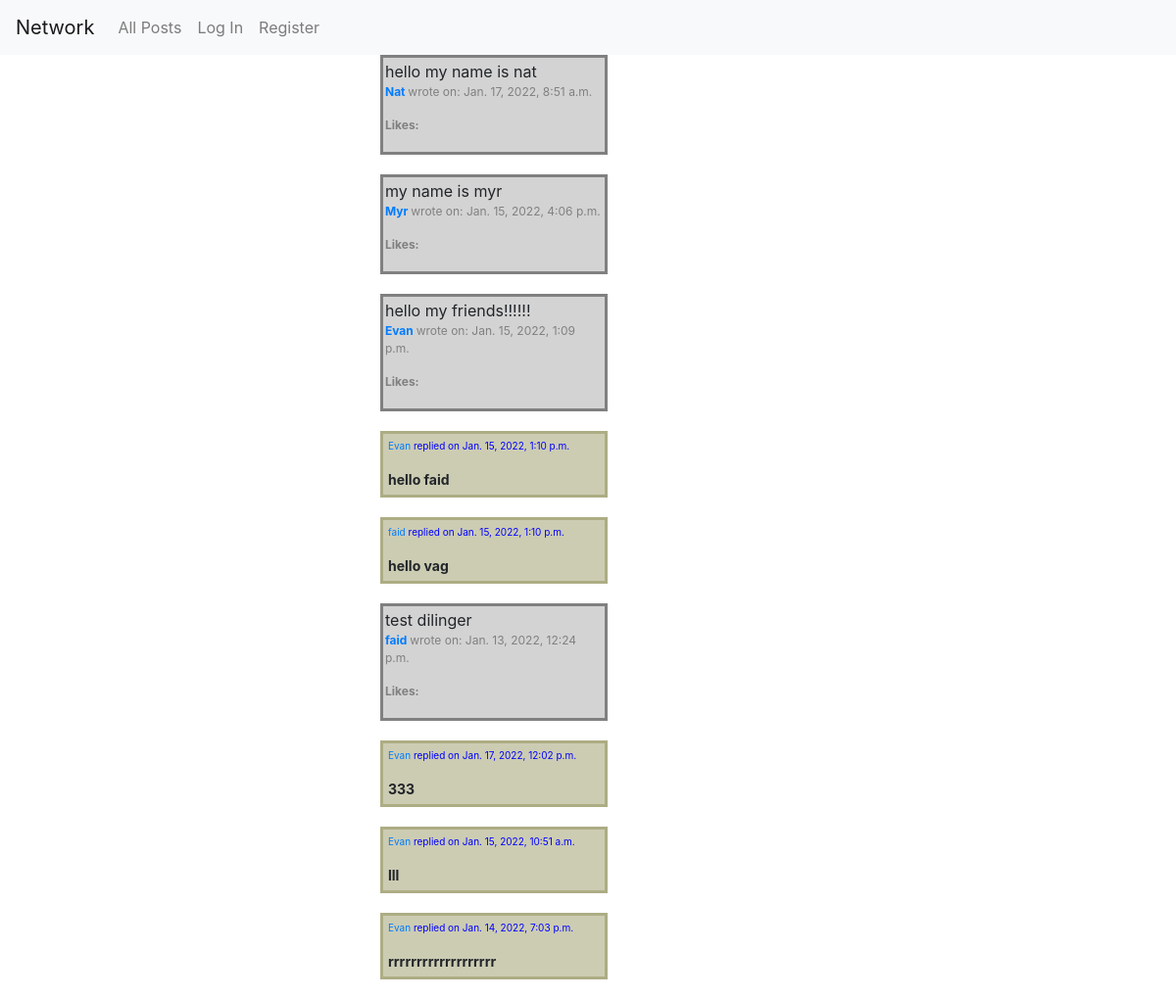
The app's page /, older data.
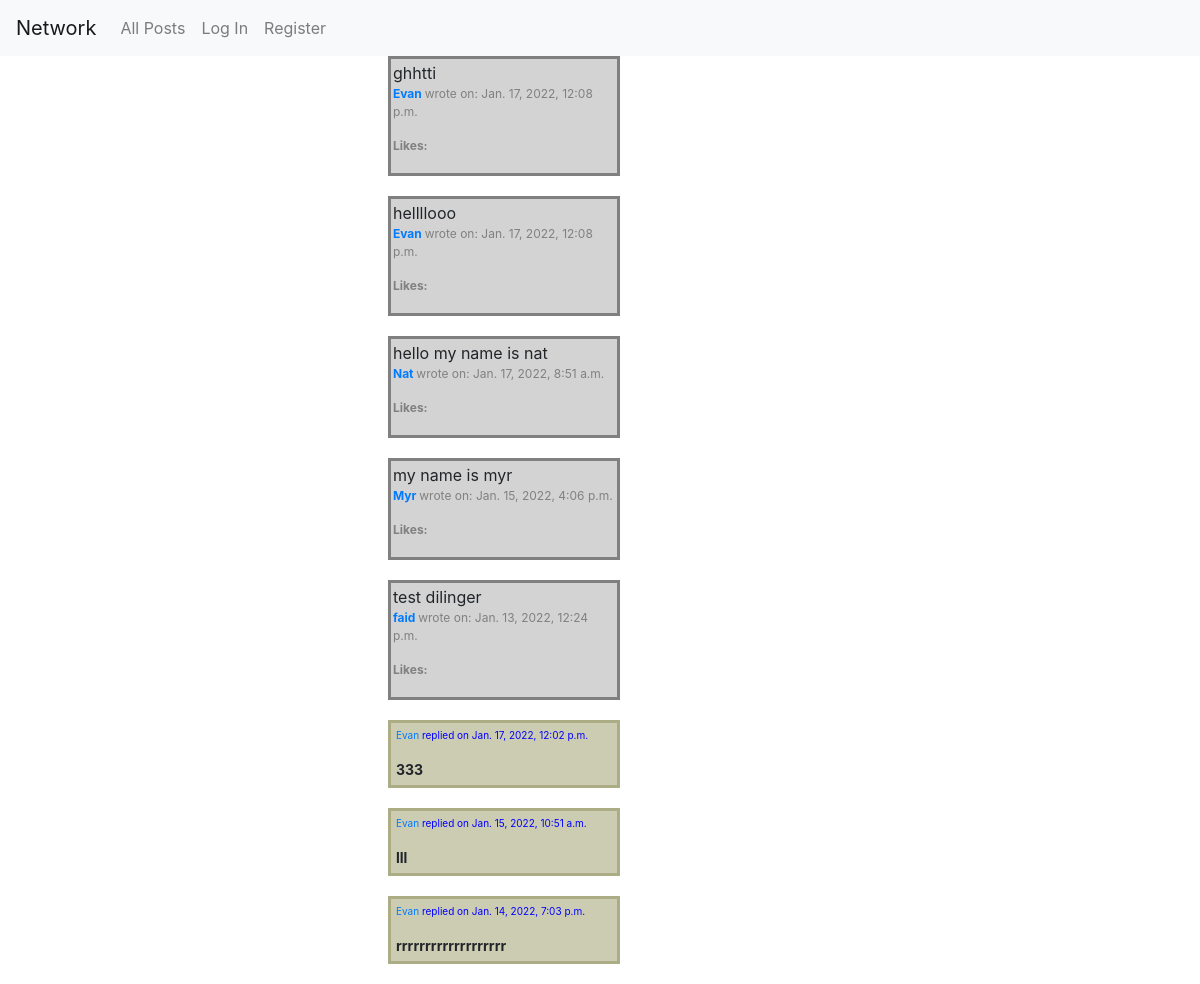
The same page, newer data.
### network/models.py (models this page shows, shortened)
class Mypost(models.Model):
    description=models.CharField(max_length=300)
    created_date=models.DateTimeField(default=now, editable=False)
    owner=models.ForeignKey(User, on_delete=models.CASCADE, null="TRUE", blank="TRUE")
    likes = models.ManyToManyField(User, blank="TRUE", related_name="likers")
    objects = MypostManager()

class User(AbstractUser):
    email=models.EmailField(max_length=254)
    date_joined = models.DateTimeField(default=timezone.now)
    following = models.ManyToManyField("User", blank="TRUE", related_name="followers")
    def __str__(self):
        return f"{self.username}"

class Reply(models.Model):
    reply_txt=models.CharField(max_length=150, blank="True")
    mypost_reply=models.ForeignKey(Mypost, on_delete=models.CASCADE, null="TRUE", blank="TRUE")
    created_date=models.DateTimeField(default=now, editable=False)
    lists = models.ManyToManyField(Mypost, blank="TRUE", related_name="replies")  # post_reply
    owner = models.ForeignKey(User, on_delete=models.CASCADE, null="TRUE", blank="TRUE")
    objects = ReplyManager()
    class Meta:
        ordering = ['-created_date']
    def __str__(self):
        return f"{self.reply_txt}"

### network/views.py (the view, shortened to what this page needs)
# urls.py: path("", views.index, name="index"),
def index(request):
    all_posts=Mypost.objects.order_by('-created_date')
    created_date = timezone.now()
    owner = request.user
    replies = Reply.objects.order_by('-created_date')
    if request.method == "POST" and "load_post" in request.POST:
        post_to_load_id = request.POST.get("post_to_load_id")
        post_to_load = Mypost.objects.get(pk=post_to_load_id)
        return render(request, "network/post.html", {"post_to_load": post_to_load, "like_list":like_list})
    else:
        return render(request, "network/index.html",
                      {"all_posts": all_posts, "replies": replies})

### network/templates/network/index.html (shortened to what this page needs)
{% extends "network/layout.html" %}
{% load static %}
{% block body %}
{% for post in all_posts %}
<ul>
<div class="post">{{post.description}}
    <p style= "color:grey; font-size:12px;"> <strong><a href="{% url 'profile' post.owner_id %}" > {{post.owner}} </strong></a> wrote on: {{post.created_date}} </p>
    <p style= "color:grey; font-size:12px;"> <strong>Likes:{{post.no_of_likes}}</strong>
</div>
</ul>
{% for rep in post.replies.all %}
 <ul>
        <div class="replies" ><p style= "color:blue; font-size:10px;"><a href="{% url "profile" rep.owner_id %}">{{rep.owner}}</a>
            replied on {{rep.created_date}}</p> <strong>{{rep}} </strong> </div>
</ul>
{% endfor %}
    </div>
{% endfor %}
{% endblock %}

### network/templates/network/layout.html (shortened to what this page needs)
{% load static %}
<!DOCTYPE html>
<html lang="en">
    <head>
        <link rel="stylesheet" href="https://stackpath.bootstrapcdn.com/bootstrap/4.4.1/css/bootstrap.min.css">
        <link href="{% static 'network/styles.css' %}" rel="stylesheet">
    </head>
    <body>
        <nav class="navbar navbar-expand-lg navbar-light bg-light">
            <a class="navbar-brand" href="#">Network</a>
            <div>
              <ul class="navbar-nav mr-auto">
                <li class="nav-item">
                  <a class="nav-link" href="{% url 'index' %}">All Posts</a>
                </li>
                {% if user.is_authenticated %}
                    <li class="nav-item">
                        <a class="nav-link" href="#">Following</a>
                    </li>
                    <li class="nav-item">
                        <a class="nav-link" href="{% url 'logout' %}">Log Out</a>
                    </li>
                  <li class="nav-item">
                        <a class="nav-link" href="{% url 'create_post' %}">Create Post</a>
                    </li>
                {% else %}
                    <li class="nav-item">
                        <a class="nav-link" href="{% url 'login' %}">Log In</a>
                    </li>
                    <li class="nav-item">
                        <a class="nav-link" href="{% url 'register' %}">Register</a>
                    </li>
                {% endif %}
              </ul>
            </div>
          </nav>
        <div class="body">
            {% block body %}
            {% endblock %}
    </body>
</html>

### network/static/network/styles.css (style rules this page uses)
.post { border: 3px solid grey; background-color: lightgrey; font-size: 16px; min-height: 100px; width: 20%; padding: 2px; margin-bottom:20px; position: relative; left: 30%; }
.replies { border: 3px solid #adad85; background-color: #ccccb3; font-size: 14px; min-height: 10px; width: 20%; padding: 5px; margin-bottom:20px; position: relative; overflow: visible; left: 30%; }

Row changes from the older to the newer data that the page shows:
removed Mypost: description "hello my friends!!!!!!", owner "Evan", created_date "Jan. 15, 2022, 1:09 p.m."
removed Reply: owner "Evan", created_date "Jan. 15, 2022, 1:10 p.m.", reply_txt "hello faid", shown under "hello my friends!!!!!!"
removed Reply: owner "faid", created_date "Jan. 15, 2022, 1:10 p.m.", reply_txt "hello vag", shown under "hello my friends!!!!!!"
added Mypost: description "ghhtti", owner "Evan", created_date "Jan. 17, 2022, 12:08 p.m."
added Mypost: description "hellllooo", owner "Evan", created_date "Jan. 17, 2022, 12:08 p.m."
